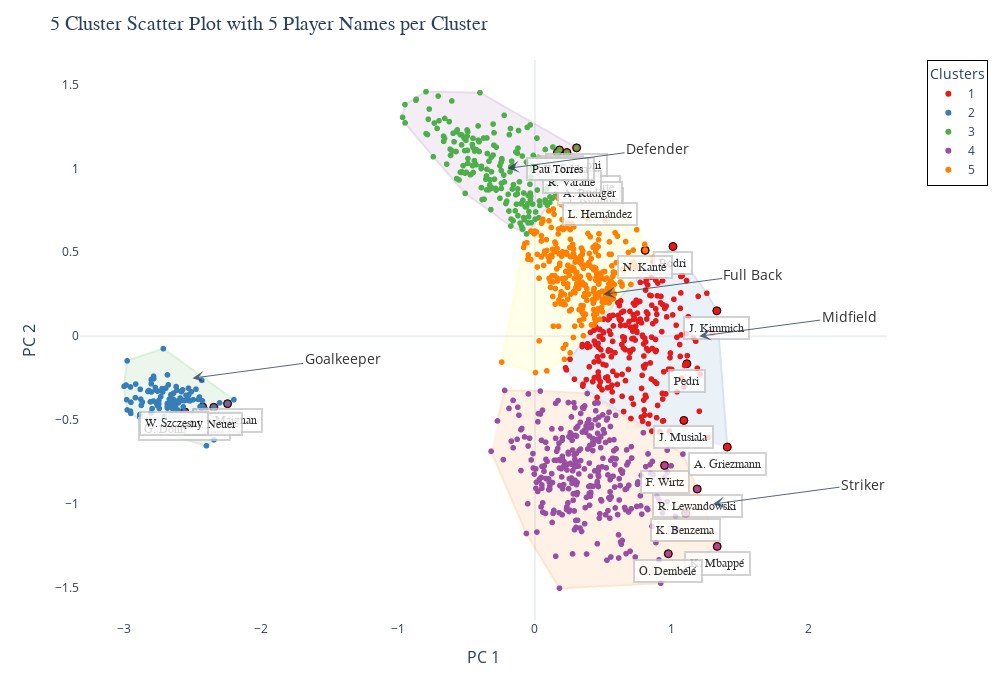

The cell this chart's notebook holds for it:
### Markdown cell above
## I will adding label positions myslef to make the clusters more understandable, they are not coming from actual data.

### Code cell
# Predefined label positions
label_positions = {
    'Goalkeeper': {'PC1': -2.5, 'PC2': -0.25},
    'Striker': {'PC1': 1.3, 'PC2': -1},
    'Midfield': {'PC1': 1.2, 'PC2': 0},
    'Full Back': {'PC1': 0.5, 'PC2': 0.25},
    'Defender': {'PC1': -0.2, 'PC2': 1},
}

# Ensure cluster labels are unique and start from 1
reduced['cluster'] = reduced['cluster'].astype('category')
unique_categories = reduced['cluster'].cat.categories.unique()  # Ensure categories are unique
category_mapping = {cat: idx + 1 for idx, cat in enumerate(unique_categories)}
reduced['cluster'] = reduced['cluster'].cat.rename_categories(category_mapping)

# Color palette for clusters
color_scale = px.colors.qualitative.Set1

# Create scatter plot for all points
fig = px.scatter(
    reduced,
    x="PC1",
    y="PC2",
    color="cluster",  
    color_discrete_sequence=color_scale,  
    labels={"PC1": "Principal Component 1", "PC2": "Principal Component 2"},
    category_orders={"cluster": sorted(reduced['cluster'].unique())},  
)

# Add cluster outlines (custom function assumed to exist)
add_cluster_outlines(fig, reduced, "cluster", "PC1", "PC2", color_scale)

# Select and annotate up to 5 players per cluster
clusters = reduced['cluster'].unique()  # Get all cluster labels
for cluster in clusters:
    # Filter players in the current cluster
    players_in_cluster = reduced[reduced['cluster'] == cluster]
    
    # Select up to 5 players from the cluster
    selected_players = players_in_cluster.head(5)
    
    # Add red markers for the selected players
    for _, row in selected_players.iterrows():
        fig.add_trace(
            go.Scatter(
                x=[row['PC1']],
                y=[row['PC2']],
                mode='markers',
                marker=dict(size=8, color='red', symbol='circle', line=dict(width=1, color='black')),
                name=None,  
                showlegend=False,
            )
        )
        
        # Add player annotations
        fig.add_annotation(
            x=row['PC1'],
            y=row['PC2'] - 0.1,  # Slight vertical adjustment for better readability
            text=row['name'],  # Only the player's name
            showarrow=False,  
            font=dict(size=12, color='black', family="Arial Black"),
            align="left",
            bordercolor="#c7c7c7",
            borderwidth=2,
            borderpad=4,
            bgcolor="white",
            opacity=0.8
        )

# Add predefined labels with an arrow pointing to the coordinates
for label, position in label_positions.items():
    fig.add_annotation(
        x=position['PC1'],  
        y=position['PC2'], 
        text=label,
        showarrow=True,  
        arrowhead=3,
        arrowsize=2,
        ax=150,  
        ay=-20, 
        font=dict(size=14, color='black'), 
        align="center", 
        bgcolor="white",
        opacity=0.8
    )

# Update layout for better appearance
fig.update_layout(
    title="5 Cluster Scatter Plot with 5 Player Names per Cluster",
    title_font=dict(size=20, family="Arial Black"),
    xaxis=dict(title="PC 1", titlefont=dict(size=16), showgrid=False),
    yaxis=dict(title="PC 2", titlefont=dict(size=16), showgrid=False),
    template="plotly_white",
    showlegend=True,  
    legend=dict(
        title="Clusters",
        font=dict(size=12),
        orientation="v",  
        yanchor="top",
        y=1,
        xanchor="left",
        x=1.05,  
        bordercolor="Black",
        borderwidth=1,
        bgcolor="white",
    ),
    width=1000,
    height=700,
)

# Show plot
fig.show()

### Figure 1 — Plotly figure (JSON) as saved in the notebook; plotly's stock layout.template omitted (floating-point values rounded to 4 significant figures; data arrays with more than 128 entries replaced by an {"elided": "..."} marker saying what was removed)
{"data": [{"hovertemplate": "cluster=1<br>Principal Component 1=%{x}<br>Principal Component 2=%{y}<extra></extra>", "legendgroup": "1", "marker": {"color": "rgb(228,26,28)", "symbol": "circle"}, "mode": "markers", "name": "1", "showlegend": true, "type": "scattergl", "x": {"elided": "235 float values"}, "xaxis": "x", "y": {"elided": "235 float values"}, "yaxis": "y"}, {"hovertemplate": "cluster=2<br>Principal Component 1=%{x}<br>Principal Component 2=%{y}<extra></extra>", "legendgroup": "2", "marker": {"color": "rgb(55,126,184)", "symbol": "circle"}, "mode": "markers", "name": "2", "showlegend": true, "type": "scattergl", "x": [-2.426, -2.556, -2.244, -2.345, -2.638, -2.758, -2.624, -2.641, -2.646, -2.479, -2.977, -2.534, -2.67, -2.486, -2.53, -2.343, -2.296, -2.62, -2.768, -2.639, -2.632, -2.878, -2.703, -2.762, -2.561, -2.634, -2.629, -2.761, -2.609, -2.607, -2.687, -2.977, -2.45, -2.808, -2.886, -2.669, -2.529, -2.445, -2.404, -2.485, -2.632, -2.785, -2.687, -2.648, -2.428, -2.573, -2.684, -2.82, -2.198, -2.399, -2.638, -2.591, -2.981, -2.671, -2.433, -2.642, -2.954, -2.683, -2.826, -2.745, -2.649, -2.614, -2.532, -2.685, -2.567, -2.495, -2.657, -2.803, -2.567, -2.528, -2.679, -2.601, -2.743, -2.801, -2.986, -2.867, -3.0, -2.818, -2.692, -2.795, -2.51, -2.455, -2.547, -2.785, -2.915, -2.685, -2.747, -2.695, -2.458, -2.771, -2.253, -2.764, -2.801, -2.819, -2.95, -2.667, -2.732, -2.753, -2.953, -2.625, -2.547, -2.917, -2.677, -2.518, -2.784, -2.618, -2.802, -2.882, -2.772, -2.581, -2.815, -2.695, -2.713, -2.601, -2.571, -2.718, -2.303, -2.662, -2.484, -2.475, -2.509, -2.619, -2.885, -2.722, -2.755, -2.874, -2.951], "xaxis": "x", "y": [-0.4217, -0.4516, -0.4021, -0.4236, -0.4213, -0.4127, -0.4122, -0.3752, -0.4569, -0.4736, -0.4394, -0.3707, -0.4012, -0.4618, -0.3096, -0.6176, -0.5294, -0.3002, -0.3209, -0.4531, -0.3836, -0.3753, -0.48, -0.5661, -0.3845, -0.4748, -0.4445, -0.5366, -0.3863, -0.4396, -0.5034, -0.1466, -0.3623, -0.3913, -0.4805, -0.3748, -0.4859, -0.4192, -0.4369, -0.5333, -0.4584, -0.3865, -0.4707, -0.4785, -0.3857, -0.3192, -0.4279, -0.3236, -0.3786, -0.6526, -0.3394, -0.3685, -0.3781, -0.3996, -0.2629, -0.3957, -0.4467, -0.2305, -0.3291, -0.3822, -0.4265, -0.3218, -0.3827, -0.4206, -0.421, -0.3784, -0.3482, -0.4569, -0.5545, -0.3494, -0.4926, -0.3956, -0.4304, -0.3322, -0.2908, -0.3929, -0.2986, -0.4969, -0.4831, -0.4316, -0.3319, -0.4696, -0.5376, -0.2386, -0.2851, -0.4015, -0.4032, -0.3097, -0.3768, -0.3058, -0.4935, -0.3971, -0.2581, -0.5092, -0.3939, -0.4759, -0.3599, -0.5086, -0.3025, -0.4298, -0.3517, -0.3661, -0.2899, -0.3847, -0.2536, -0.4374, -0.2838, -0.3165, -0.4991, -0.3306, -0.5296, -0.5211, -0.07425, -0.4443, -0.3822, -0.3322, -0.3972, -0.4927, -0.4452, -0.3154, -0.5028, -0.4658, -0.467, -0.3119, -0.3275, -0.4122, -0.4597], "yaxis": "y"}, {"hovertemplate": "cluster=3<br>Principal Component 1=%{x}<br>Principal Component 2=%{y}<extra></extra>", "legendgroup": "3", "marker": {"color": "rgb(77,175,74)", "symbol": "circle"}, "mode": "markers", "name": "3", "showlegend": true, "type": "scattergl", "x": {"elided": "203 float values"}, "xaxis": "x", "y": {"elided": "203 float values"}, "yaxis": "y"}, {"hovertemplate": "cluster=4<br>Principal Component 1=%{x}<br>Principal Component 2=%{y}<extra></extra>", "legendgroup": "4", "marker": {"color": "rgb(152,78,163)", "symbol": "circle"}, "mode": "markers", "name": "4", "showlegend": true, "type": "scattergl", "x": {"elided": "315 float values"}, "xaxis": "x", "y": {"elided": "315 float values"}, "yaxis": "y"}, {"hovertemplate": "cluster=5<br>Principal Component 1=%{x}<br>Principal Component 2=%{y}<extra></extra>", "legendgroup": "5", "marker": {"color": "rgb(255,127,0)", "symbol": "circle"}, "mode": "markers", "name": "5", "showlegend": true, "type": "scattergl", "x": {"elided": "294 float values"}, "xaxis": "x", "y": {"elided": "294 float values"}, "yaxis": "y"}, {"fill": "toself", "line": {"color": "rgb(255,127,0)", "width": 2}, "mode": "lines", "name": "Cluster 4 Outline", "opacity": 0.2, "showlegend": false, "type": "scatter", "x": [-0.3199, -0.06235, 0.1791, 0.9183, 1.331, 1.185, 1.08, 0.3818, 0.03894, -0.2212, -0.2736], "y": [-0.6854, -1.175, -1.502, -1.472, -1.252, -0.9103, -0.7022, -0.3413, -0.327, -0.3229, -0.5049]}, {"fill": "toself", "line": {"color": "rgb(55,126,184)", "width": 2}, "mode": "lines", "name": "Cluster 1 Outline", "opacity": 0.2, "showlegend": false, "type": "scatter", "x": [1.404, 1.328, 1.255, 1.008, 0.862, 0.4361, 0.256, 0.223, 0.2299, 0.2883, 0.3498, 0.4541, 0.701, 0.8536], "y": [-0.6603, 0.1516, 0.256, 0.5347, 0.4431, 0.06331, -0.1369, -0.1885, -0.2003, -0.2563, -0.2972, -0.3647, -0.4905, -0.5655]}, {"fill": "toself", "line": {"color": "rgb(77,175,74)", "width": 2}, "mode": "lines", "name": "Cluster 2 Outline", "opacity": 0.2, "showlegend": false, "type": "scatter", "x": [-2.198, -2.713, -2.977, -3.0, -2.977, -2.951, -2.762, -2.399, -2.343, -2.253], "y": [-0.3786, -0.07425, -0.1466, -0.2986, -0.4394, -0.4597, -0.5661, -0.6526, -0.6176, -0.4935]}, {"fill": "toself", "line": {"color": "rgb(255,255,51)", "width": 2}, "mode": "lines", "name": "Cluster 5 Outline", "opacity": 0.2, "showlegend": false, "type": "scatter", "x": [0.862, 0.7429, 0.3951, 0.2111, 0.1675, -0.02899, -0.07435, -0.08274, -0.2428, 0.003764, 0.08662, 0.2149, 0.7003], "y": [0.4699, 0.6345, 0.9848, 0.8552, 0.8234, 0.6263, 0.5514, 0.5287, -0.1543, -0.2165, -0.2066, -0.138, 0.3083]}, {"fill": "toself", "line": {"color": "rgb(152,78,163)", "width": 2}, "mode": "lines", "name": "Cluster 3 Outline", "opacity": 0.2, "showlegend": false, "type": "scatter", "x": [0.3043, -0.4015, -0.7954, -0.949, -0.9664, -0.9484, -0.7421, -0.5096, -0.1761, -0.06117, 0.2092, 0.274], "y": [1.122, 1.451, 1.456, 1.38, 1.304, 1.271, 1.069, 0.851, 0.6565, 0.6094, 0.8996, 1.019]}, {"marker": {"color": "red", "line": {"color": "black", "width": 1}, "size": 8, "symbol": "circle"}, "mode": "markers", "showlegend": false, "type": "scatter", "x": [1.331], "y": [-1.252]}, {"marker": {"color": "red", "line": {"color": "black", "width": 1}, "size": 8, "symbol": "circle"}, "mode": "markers", "showlegend": false, "type": "scatter", "x": [1.101], "y": [-1.056]}, {"marker": {"color": "red", "line": {"color": "black", "width": 1}, "size": 8, "symbol": "circle"}, "mode": "markers", "showlegend": false, "type": "scatter", "x": [1.185], "y": [-0.9103]}, {"marker": {"color": "red", "line": {"color": "black", "width": 1}, "size": 8, "symbol": "circle"}, "mode": "markers", "showlegend": false, "type": "scatter", "x": [0.9737], "y": [-1.296]}, {"marker": {"color": "red", "line": {"color": "black", "width": 1}, "size": 8, "symbol": "circle"}, "mode": "markers", "showlegend": false, "type": "scatter", "x": [0.9465], "y": [-0.7702]}, {"marker": {"color": "red", "line": {"color": "black", "width": 1}, "size": 8, "symbol": "circle"}, "mode": "markers", "showlegend": false, "type": "scatter", "x": [1.008], "y": [0.5347]}, {"marker": {"color": "red", "line": {"color": "black", "width": 1}, "size": 8, "symbol": "circle"}, "mode": "markers", "showlegend": false, "type": "scatter", "x": [1.328], "y": [0.1516]}, {"marker": {"color": "red", "line": {"color": "black", "width": 1}, "size": 8, "symbol": "circle"}, "mode": "markers", "showlegend": false, "type": "scatter", "x": [1.404], "y": [-0.6603]}, {"marker": {"color": "red", "line": {"color": "black", "width": 1}, "size": 8, "symbol": "circle"}, "mode": "markers", "showlegend": false, "type": "scatter", "x": [1.087], "y": [-0.5017]}, {"marker": {"color": "red", "line": {"color": "black", "width": 1}, "size": 8, "symbol": "circle"}, "mode": "markers", "showlegend": false, "type": "scatter", "x": [1.109], "y": [-0.164]}, {"marker": {"color": "red", "line": {"color": "black", "width": 1}, "size": 8, "symbol": "circle"}, "mode": "markers", "showlegend": false, "type": "scatter", "x": [-2.426], "y": [-0.4217]}, {"marker": {"color": "red", "line": {"color": "black", "width": 1}, "size": 8, "symbol": "circle"}, "mode": "markers", "showlegend": false, "type": "scatter", "x": [-2.556], "y": [-0.4516]}, {"marker": {"color": "red", "line": {"color": "black", "width": 1}, "size": 8, "symbol": "circle"}, "mode": "markers", "showlegend": false, "type": "scatter", "x": [-2.244], "y": [-0.4021]}, {"marker": {"color": "red", "line": {"color": "black", "width": 1}, "size": 8, "symbol": "circle"}, "mode": "markers", "showlegend": false, "type": "scatter", "x": [-2.345], "y": [-0.4236]}, {"marker": {"color": "red", "line": {"color": "black", "width": 1}, "size": 8, "symbol": "circle"}, "mode": "markers", "showlegend": false, "type": "scatter", "x": [-2.638], "y": [-0.4213]}, {"marker": {"color": "red", "line": {"color": "black", "width": 1}, "size": 8, "symbol": "circle"}, "mode": "markers", "showlegend": false, "type": "scatter", "x": [0.8048], "y": [0.5115]}, {"marker": {"color": "red", "line": {"color": "black", "width": 1}, "size": 8, "symbol": "circle"}, "mode": "markers", "showlegend": false, "type": "scatter", "x": [0.4217], "y": [0.9185]}, {"marker": {"color": "red", "line": {"color": "black", "width": 1}, "size": 8, "symbol": "circle"}, "mode": "markers", "showlegend": false, "type": "scatter", "x": [0.3951], "y": [0.9848]}, {"marker": {"color": "red", "line": {"color": "black", "width": 1}, "size": 8, "symbol": "circle"}, "mode": "markers", "showlegend": false, "type": "scatter", "x": [0.4028], "y": [0.9494]}, {"marker": {"color": "red", "line": {"color": "black", "width": 1}, "size": 8, "symbol": "circle"}, "mode": "markers", "showlegend": false, "type": "scatter", "x": [0.4726], "y": [0.8308]}, {"marker": {"color": "red", "line": {"color": "black", "width": 1}, "size": 8, "symbol": "circle"}, "mode": "markers", "showlegend": false, "type": "scatter", "x": [0.3043], "y": [1.122]}, {"marker": {"color": "red", "line": {"color": "black", "width": 1}, "size": 8, "symbol": "circle"}, "mode": "markers", "showlegend": false, "type": "scatter", "x": [0.274], "y": [1.019]}, {"marker": {"color": "red", "line": {"color": "black", "width": 1}, "size": 8, "symbol": "circle"}, "mode": "markers", "showlegend": false, "type": "scatter", "x": [0.1792], "y": [1.11]}, {"marker": {"color": "red", "line": {"color": "black", "width": 1}, "size": 8, "symbol": "circle"}, "mode": "markers", "showlegend": false, "type": "scatter", "x": [0.2334], "y": [1.094]}, {"marker": {"color": "red", "line": {"color": "black", "width": 1}, "size": 8, "symbol": "circle"}, "mode": "markers", "showlegend": false, "type": "scatter", "x": [0.1644], "y": [1.095]}], "layout": {"annotations": [{"align": "left", "bgcolor": "white", "bordercolor": "#c7c7c7", "borderpad": 4, "borderwidth": 2, "font": {"color": "black", "family": "Arial Black", "size": 12}, "opacity": 0.8, "showarrow": false, "text": "K. Mbappé", "x": 1.331, "y": -1.352}, {"align": "left", "bgcolor": "white", "bordercolor": "#c7c7c7", "borderpad": 4, "borderwidth": 2, "font": {"color": "black", "family": "Arial Black", "size": 12}, "opacity": 0.8, "showarrow": false, "text": "K. Benzema", "x": 1.101, "y": -1.156}, {"align": "left", "bgcolor": "white", "bordercolor": "#c7c7c7", "borderpad": 4, "borderwidth": 2, "font": {"color": "black", "family": "Arial Black", "size": 12}, "opacity": 0.8, "showarrow": false, "text": "R. Lewandowski", "x": 1.185, "y": -1.01}, {"align": "left", "bgcolor": "white", "bordercolor": "#c7c7c7", "borderpad": 4, "borderwidth": 2, "font": {"color": "black", "family": "Arial Black", "size": 12}, "opacity": 0.8, "showarrow": false, "text": "O. Dembélé", "x": 0.9737, "y": -1.396}, {"align": "left", "bgcolor": "white", "bordercolor": "#c7c7c7", "borderpad": 4, "borderwidth": 2, "font": {"color": "black", "family": "Arial Black", "size": 12}, "opacity": 0.8, "showarrow": false, "text": "F. Wirtz", "x": 0.9465, "y": -0.8702}, {"align": "left", "bgcolor": "white", "bordercolor": "#c7c7c7", "borderpad": 4, "borderwidth": 2, "font": {"color": "black", "family": "Arial Black", "size": 12}, "opacity": 0.8, "showarrow": false, "text": "Rodri", "x": 1.008, "y": 0.4347}, {"align": "left", "bgcolor": "white", "bordercolor": "#c7c7c7", "borderpad": 4, "borderwidth": 2, "font": {"color": "black", "family": "Arial Black", "size": 12}, "opacity": 0.8, "showarrow": false, "text": "J. Kimmich", "x": 1.328, "y": 0.05156}, {"align": "left", "bgcolor": "white", "bordercolor": "#c7c7c7", "borderpad": 4, "borderwidth": 2, "font": {"color": "black", "family": "Arial Black", "size": 12}, "opacity": 0.8, "showarrow": false, "text": "A. Griezmann", "x": 1.404, "y": -0.7603}, {"align": "left", "bgcolor": "white", "bordercolor": "#c7c7c7", "borderpad": 4, "borderwidth": 2, "font": {"color": "black", "family": "Arial Black", "size": 12}, "opacity": 0.8, "showarrow": false, "text": "J. Musiala", "x": 1.087, "y": -0.6017}, {"align": "left", "bgcolor": "white", "bordercolor": "#c7c7c7", "borderpad": 4, "borderwidth": 2, "font": {"color": "black", "family": "Arial Black", "size": 12}, "opacity": 0.8, "showarrow": false, "text": "Pedri", "x": 1.109, "y": -0.264}, {"align": "left", "bgcolor": "white", "bordercolor": "#c7c7c7", "borderpad": 4, "borderwidth": 2, "font": {"color": "black", "family": "Arial Black", "size": 12}, "opacity": 0.8, "showarrow": false, "text": "M. ter Stegen", "x": -2.426, "y": -0.5217}, {"align": "left", "bgcolor": "white", "bordercolor": "#c7c7c7", "borderpad": 4, "borderwidth": 2, "font": {"color": "black", "family": "Arial Black", "size": 12}, "opacity": 0.8, "showarrow": false, "text": "G. Donnarumma", "x": -2.556, "y": -0.5516}, {"align": "left", "bgcolor": "white", "bordercolor": "#c7c7c7", "borderpad": 4, "borderwidth": 2, "font": {"color": "black", "family": "Arial Black", "size": 12}, "opacity": 0.8, "showarrow": false, "text": "M. Maignan", "x": -2.244, "y": -0.5021}, {"align": "left", "bgcolor": "white", "bordercolor": "#c7c7c7", "borderpad": 4, "borderwidth": 2, "font": {"color": "black", "family": "Arial Black", "size": 12}, "opacity": 0.8, "showarrow": false, "text": "M. Neuer", "x": -2.345, "y": -0.5236}, {"align": "left", "bgcolor": "white", "bordercolor": "#c7c7c7", "borderpad": 4, "borderwidth": 2, "font": {"color": "black", "family": "Arial Black", "size": 12}, "opacity": 0.8, "showarrow": false, "text": "W. Szczęsny", "x": -2.638, "y": -0.5213}, {"align": "left", "bgcolor": "white", "bordercolor": "#c7c7c7", "borderpad": 4, "borderwidth": 2, "font": {"color": "black", "family": "Arial Black", "size": 12}, "opacity": 0.8, "showarrow": false, "text": "N. Kanté", "x": 0.8048, "y": 0.4115}, {"align": "left", "bgcolor": "white", "bordercolor": "#c7c7c7", "borderpad": 4, "borderwidth": 2, "font": {"color": "black", "family": "Arial Black", "size": 12}, "opacity": 0.8, "showarrow": false, "text": "J. Koundé", "x": 0.4217, "y": 0.8185}, {"align": "left", "bgcolor": "white", "bordercolor": "#c7c7c7", "borderpad": 4, "borderwidth": 2, "font": {"color": "black", "family": "Arial Black", "size": 12}, "opacity": 0.8, "showarrow": false, "text": "A. Laporte", "x": 0.3951, "y": 0.8848}, {"align": "left", "bgcolor": "white", "bordercolor": "#c7c7c7", "borderpad": 4, "borderwidth": 2, "font": {"color": "black", "family": "Arial Black", "size": 12}, "opacity": 0.8, "showarrow": false, "text": "A. Rüdiger", "x": 0.4028, "y": 0.8494}, {"align": "left", "bgcolor": "white", "bordercolor": "#c7c7c7", "borderpad": 4, "borderwidth": 2, "font": {"color": "black", "family": "Arial Black", "size": 12}, "opacity": 0.8, "showarrow": false, "text": "L. Hernández", "x": 0.4726, "y": 0.7308}, {"align": "left", "bgcolor": "white", "bordercolor": "#c7c7c7", "borderpad": 4, "borderwidth": 2, "font": {"color": "black", "family": "Arial Black", "size": 12}, "opacity": 0.8, "showarrow": false, "text": "A. Bastoni", "x": 0.3043, "y": 1.022}, {"align": "left", "bgcolor": "white", "bordercolor": "#c7c7c7", "borderpad": 4, "borderwidth": 2, "font": {"color": "black", "family": "Arial Black", "size": 12}, "opacity": 0.8, "showarrow": false, "text": "R. Varane", "x": 0.274, "y": 0.919}, {"align": "left", "bgcolor": "white", "bordercolor": "#c7c7c7", "borderpad": 4, "borderwidth": 2, "font": {"color": "black", "family": "Arial Black", "size": 12}, "opacity": 0.8, "showarrow": false, "text": "N. Süle", "x": 0.1792, "y": 1.01}, {"align": "left", "bgcolor": "white", "bordercolor": "#c7c7c7", "borderpad": 4, "borderwidth": 2, "font": {"color": "black", "family": "Arial Black", "size": 12}, "opacity": 0.8, "showarrow": false, "text": "W. Saliba", "x": 0.2334, "y": 0.9945}, {"align": "left", "bgcolor": "white", "bordercolor": "#c7c7c7", "borderpad": 4, "borderwidth": 2, "font": {"color": "black", "family": "Arial Black", "size": 12}, "opacity": 0.8, "showarrow": false, "text": "Pau Torres", "x": 0.1644, "y": 0.9949}, {"align": "center", "arrowhead": 3, "arrowsize": 2, "ax": 150, "ay": -20, "bgcolor": "white", "font": {"color": "black", "size": 14}, "opacity": 0.8, "showarrow": true, "text": "Goalkeeper", "x": -2.5, "y": -0.25}, {"align": "center", "arrowhead": 3, "arrowsize": 2, "ax": 150, "ay": -20, "bgcolor": "white", "font": {"color": "black", "size": 14}, "opacity": 0.8, "showarrow": true, "text": "Striker", "x": 1.3, "y": -1}, {"align": "center", "arrowhead": 3, "arrowsize": 2, "ax": 150, "ay": -20, "bgcolor": "white", "font": {"color": "black", "size": 14}, "opacity": 0.8, "showarrow": true, "text": "Midfield", "x": 1.2, "y": 0}, {"align": "center", "arrowhead": 3, "arrowsize": 2, "ax": 150, "ay": -20, "bgcolor": "white", "font": {"color": "black", "size": 14}, "opacity": 0.8, "showarrow": true, "text": "Full Back", "x": 0.5, "y": 0.25}, {"align": "center", "arrowhead": 3, "arrowsize": 2, "ax": 150, "ay": -20, "bgcolor": "white", "font": {"color": "black", "size": 14}, "opacity": 0.8, "showarrow": true, "text": "Defender", "x": -0.2, "y": 1}], "height": 700, "legend": {"bgcolor": "white", "bordercolor": "Black", "borderwidth": 1, "font": {"size": 12}, "orientation": "v", "title": {"text": "Clusters"}, "tracegroupgap": 0, "x": 1.05, "xanchor": "left", "y": 1, "yanchor": "top"}, "margin": {"t": 60}, "showlegend": true, "title": {"font": {"family": "Arial Black", "size": 20}, "text": "5 Cluster Scatter Plot with 5 Player Names per Cluster"}, "width": 1000, "xaxis": {"anchor": "y", "domain": [0, 1], "showgrid": false, "title": {"font": {"size": 16}, "text": "PC 1"}}, "yaxis": {"anchor": "x", "domain": [0, 1], "showgrid": false, "title": {"font": {"size": 16}, "text": "PC 2"}}}}
